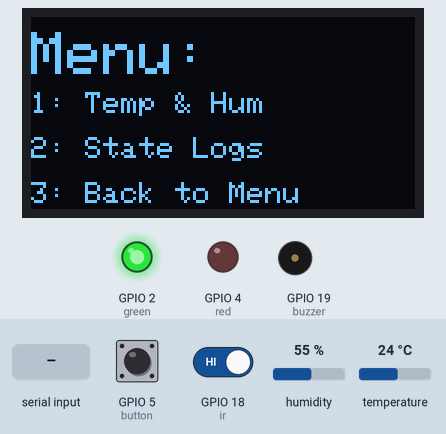
Simulated run of this sketch. Board: ESP32. Shown: 128×64 one-colour display, output pins drawn as LEDs (lit = HIGH), buzzer (waves = sounding, pin HIGH). Dashed ring = blinking. Inputs (shaded band) come from the test bench; at power-on: temperature 24 °C, GPIO 5 (button) HIGH, GPIO 18 (ir) HIGH, humidity 55 %. What the sketch prints to the serial monitor is not drawn.

Above: at 1.2 s.
1.3 s: "2\n" received over Serial
At 2.4 s:
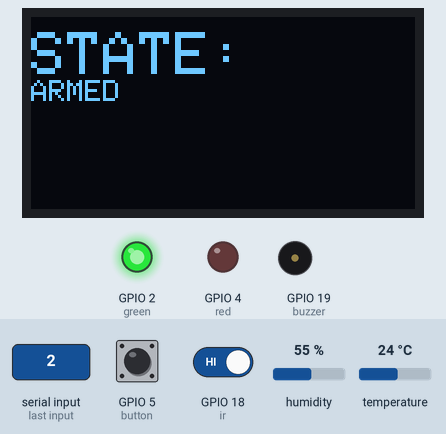
2.9 s: temperature set to 39.6 °C
5.2 s: temperature set to 40.3 °C
At 9.0 s:
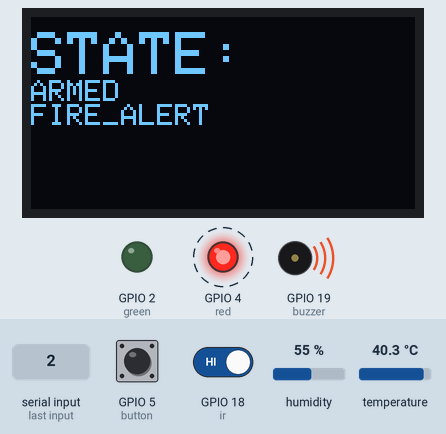
10.7 s: GPIO 5 (button) pulled LOW for 0.15 s
At 12.1 s:
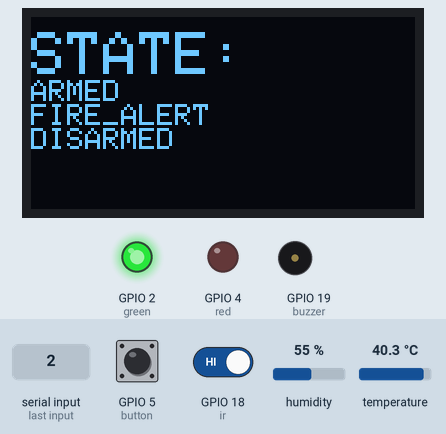
12.4 s: "ALARM\n" received over Serial
At 15.1 s:
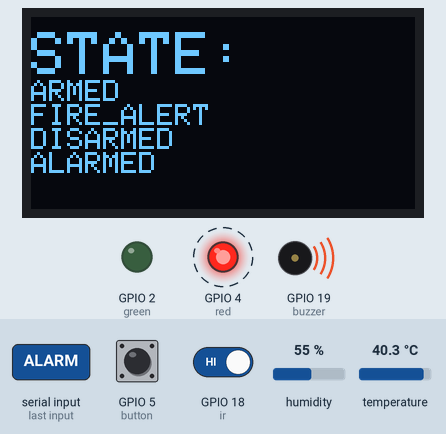
16.1 s: "1\n" received over Serial
At 19.5 s:
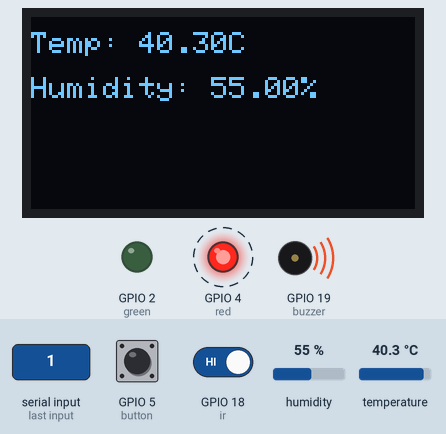
Timing chart, 0 to 23.1 s (numbered marks = the images above; inputs shaded):
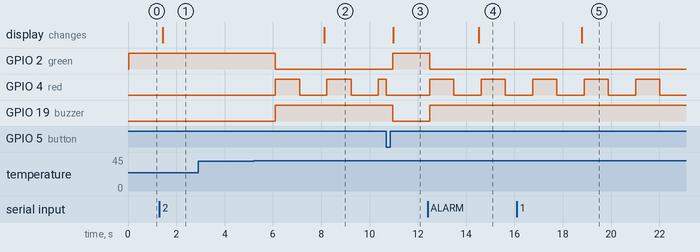

Measured:
- the behaviour switches between 39.9 and 40 °C on temperature (found by bisection; images 1 and 2)
- after the input at 1.3 s, the display: changes after 0.15 s (image 1)
- after the input at 2.9 s, every drawn part: stays the same
- after the input at 5.2 s, GPIO 2 (green): HIGH → LOW after 0.90 s; GPIO 4 (red): alternates HIGH for 1.0 s and LOW for 1.1 s, starting after 0.90 s; GPIO 19 (buzzer): LOW → HIGH after 0.90 s; the display: changes after 2.9 s (image 2)
- after the input at 10.7 s, GPIO 2 (green): LOW → HIGH after 0.26 s; GPIO 4 (red): HIGH → LOW after 0.00 s instead of 0.67 s; GPIO 19 (buzzer): HIGH → LOW after 0.26 s; the display: changes after 0.28 s (image 3)
- after the input at 12.4 s, GPIO 2 (green): HIGH → LOW after 0.09 s; GPIO 4 (red): alternates HIGH for 1.0 s and LOW for 1.1 s, starting after 0.09 s; GPIO 19 (buzzer): LOW → HIGH after 0.09 s; the display: changes after 2.1 s (image 4)
- after the input at 16.1 s, the display: changes after 2.7 s (image 5)

The sketch:

Security_System.ino
```cpp
#include <Wire.h>
#include <Adafruit_GFX.h>
#include <Adafruit_SSD1306.h>
#include <DHT.h>

const int green = 2;
const int red = 4;
const int buzzer = 19;
const int ir = 18;
const int button = 5;
const int screen_width = 128;
const int screen_length = 64;
const float FIRE_TEMP = 40.0;
const int max_length= 10;
const int max_string= 5;


const int DHTPIN = 33;
#define DHTTYPE DHT22

DHT dht(DHTPIN, DHTTYPE);

Adafruit_SSD1306 display(
  screen_width,
  screen_length,
  &Wire,
  -1
);

typedef enum{
  ARMED,
  ALARMED,
  DISARMED,
  FIRE_ALERT,
  NOTHING
}State;

typedef struct Node{
    State state;
    struct Node *next;
}Node;

typedef struct queue{
    Node *head;
    Node *tail;
    int size;
}Queue;

Queue* create_queue(){
    Queue *queue = new Queue;
    queue->head = NULL;
    queue->tail = NULL;
    queue->size = 0;
    return queue;
}

bool isempty(Queue *queue){
    if (queue->size == 0){
        return true;
    }
    return false;
}

bool isfull(Queue *queue){
    if (queue->size == 5){
        return true;
    }
    return false;
}

void enqueue(Queue *queue, State word){
    Node *newNode = new Node;
    newNode->state = word;
    newNode->next = NULL;
    if(isempty(queue)){
        queue->tail = newNode;
        queue->head = newNode;
        queue->size++;
    }
    else if(queue->size == 1){
        queue->tail->next = newNode;
        queue->head = newNode;
        queue->size++;
    }
    else if(!isfull(queue)){
        queue->head->next = newNode;
        queue->head = newNode;
        queue->size++;
    }
    else{
        queue->head->next = newNode;
        queue->head=newNode;
        Node *xy = queue->tail;
        queue->tail = xy->next;
        delete xy;
    }
}


State currentstate = ARMED;
State previousstate = currentstate;
Queue *queue;
int watch = 3;

void setup(){
  pinMode(green, OUTPUT);
  pinMode(red, OUTPUT);
  pinMode(buzzer, OUTPUT);
  pinMode(ir, INPUT);
  pinMode(button, INPUT_PULLUP);
  Serial.begin(115200);
  Serial.println("Alarm System has Started: ");
  if(!display.begin(SSD1306_SWITCHCAPVCC, 0x3C)){
    Serial.println("OLED Failed");
    while(true);
  }

  display.setTextColor(SSD1306_WHITE);
  dht.begin();
  queue = create_queue();
  enqueue(queue, currentstate);
  updateDisplay(3);
}


State dequeue(Queue *queue){
    if(!isempty(queue)){
        State out = queue->tail->state;
        Node *xy = queue->tail;
        queue->tail= queue->tail->next;
        queue->size--;
        delete xy;
        return out;
    }
    else {
        State chonk = NOTHING;
        return chonk;
    }
}

void print_node(Node *node){
  Serial.println(stateToString(node->state));
  display.println(stateToString(node->state));
  if (node->next != NULL){
    print_node(node->next);
  }
}

void print_queue(Queue *queue){
  if(!isempty(queue)){
    print_node(queue->tail);
  }
  else {
    Serial.println("Nothing is in the queue");
    display.print("No logs");
  }
}

void print_node_serial(Node *node){
  Serial.println(stateToString(node->state));
  if (node->next != NULL){
    print_node(node->next);
  }
}

void print_queue_serial(Queue *queue){
  if(!isempty(queue)){
    print_node_serial(queue->tail);
  }
  else {
    Serial.println("Nothing is in the queue");
  }
}

void waitup(long time){
  long current = millis();
  while(millis() - current <= time){
    int buttonstate = digitalRead(button);
    if(buttonstate == LOW){
      currentstate = DISARMED;
      return;
    }
  }
}


State stringToState(String cmd) {
    if (cmd == "ARM") return ARMED;
    if (cmd == "ALARM") return ALARMED;
    if (cmd == "DISARM") return DISARMED;
    if (cmd == "FIRE ALERT") return FIRE_ALERT;

    return ARMED;
}

void alarmcode(){
  digitalWrite(green, LOW);
  digitalWrite(red, HIGH);
  digitalWrite(buzzer , HIGH);
  waitup(1000);
  digitalWrite(red, LOW);
  waitup(1000);
}

void disalarmcode(){
  digitalWrite(buzzer, LOW);
  digitalWrite(green, HIGH);
  digitalWrite(red, LOW);
}

void checkState() {
  int buttonstate = digitalRead(button);
  int irstate = digitalRead(ir);
  float temp = dht.readTemperature();

  if((currentstate == ALARMED || currentstate == FIRE_ALERT) && buttonstate == LOW){
    currentstate = DISARMED;
  }

  if(currentstate == DISARMED && buttonstate == LOW){
    currentstate = ARMED;
  }

  if(currentstate == ARMED && irstate == LOW){
    currentstate = ALARMED;
  }
  if (currentstate == ARMED && temp >= FIRE_TEMP){
    currentstate = FIRE_ALERT;
  }
}


String stateToString(State state){
    if (state == ARMED) return "ARMED";
    if (state == ALARMED) return "ALARMED";
    if (state == DISARMED) return "DISARMED";
    if (state == FIRE_ALERT) return "FIRE_ALERT";

    return "ARMED";
}


void updateDisplay(int i){

  float temp = dht.readTemperature();
  float hum = dht.readHumidity();

  if(i==3){
    display.setTextSize(2);
    display.setCursor(0, 5);
    display.println("Menu:");
    display.setTextSize(1);
    display.setCursor(0, 25);
    display.println("1: Temp & Hum");
    display.setCursor(0, 40);
    display.println("2: State Logs");
    display.setCursor(0, 55);
    display.println("3: Back to Menu");
  }
  else if (i==2){
    display.setCursor(0, 5);
    display.setTextSize(2);
    display.println("STATE: ");
    display.setTextSize(1);
    print_queue(queue);
  }
  else if (i==1){
    display.setCursor(0, 5);
    display.setTextSize(1);
    display.print("Temp: ");
    display.print(temp);
    display.println("C");
    display.setCursor(0,20);
    display.print("Humidity: ");
    display.print(hum);
    display.println("%");
  }
  else{
    display.println("Wrong input");
  }
}

void updatestate(String cmd){
  String cmd1 = "";
  String cmd2 = "";

  if (cmd.indexOf(' ') != -1) {
    int spacePosition = cmd.indexOf(" ");
    cmd1 = cmd.substring(0,spacePosition);
    cmd2 = cmd.substring(spacePosition+1);
  }
  if(cmd == "ALARM"){
    currentstate = stringToState(cmd);
  }

  else if (cmd == "print"){
    print_queue_serial(queue);
  }
  else if(cmd == "1" || cmd == "2" || cmd == "3"){
    watch= cmd.toInt();
    updateDisplay(watch);
  }
  else if (cmd1 == "DISARM" || cmd1 == "ARM"){
    if (cmd2 == "1234"){
      currentstate = stringToState(cmd1);
    }
  }
}


void loop(){

  checkState();

  if(currentstate != previousstate){
    enqueue(queue,currentstate);
    previousstate = currentstate;
  }

  if (Serial.available()){
    String cmd = Serial.readStringUntil('\n');
    cmd.trim();
    updatestate(cmd);
  }

  if (currentstate != previousstate){
      enqueue(queue,currentstate);
      previousstate=currentstate;
  }

  switch (currentstate){
    case ARMED:
      disalarmcode();
      break;
    case ALARMED:
      alarmcode();
      break;
    case DISARMED:
      disalarmcode();
      break;
    case FIRE_ALERT:
      alarmcode();
      break;
  }
  display.clearDisplay();
  updateDisplay(watch);
  display.display();
  waitup(100);


}
```
